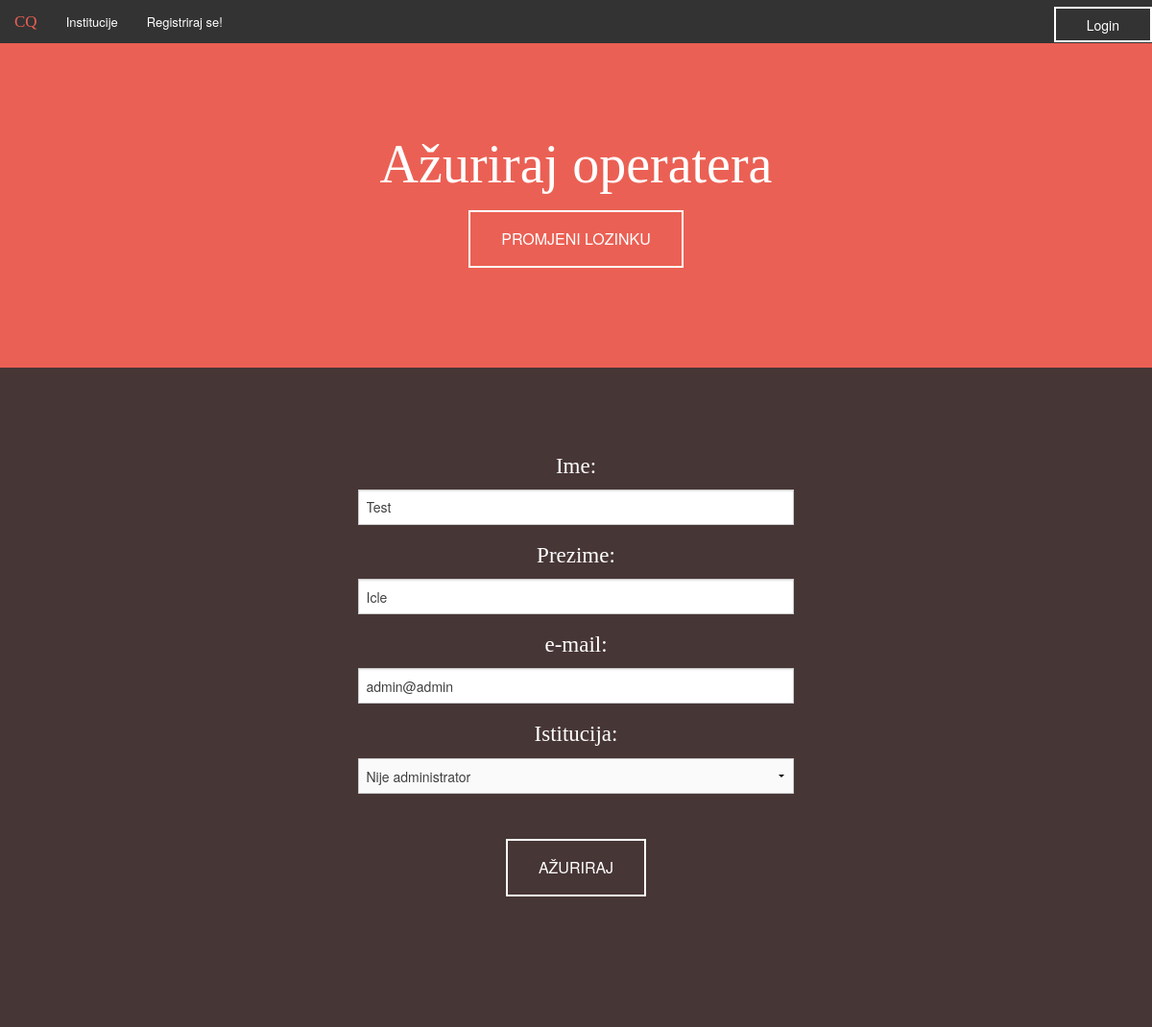
Page /updateOPERATER.php?id_ope=1 on the committed database.
### tables this page shows
create table OPERATER(
id_ope int not null primary key auto_increment,
ime_ope varchar(50) not null,
prezime_ope varchar(50) not null,
email_ope varchar(50) not null,
lozinka_ope char(32) not null,
superadmin_ope boolean not null,
id_ins int
);

### konfiguracija.php (called while the page is built, shortened)
<?php
$putanja = "/notfound/Hackathon/";

### updateOPERATER.php (the view, shortened to what this page needs)
<?php
include_once 'header.php';
$op = $con->prepare("select * from OPERATER inner join INSTITUCIJA on OPERATER.id_ins=INSTITUCIJA.id_ins where OPERATER.id_ope=:id_ope;");
$op->bindParam(":id_ope", $_GET['id_ope']);
$op->execute();
$res = $op->fetch(PDO::FETCH_OBJ);
?>
<div class="row gore2">
  <h3 style="color: white;">Ažuriraj operatera</h3>
  <a href="<?php echo $putanja;?>updatePASSWORD.php">
	<div class="button dva">
		PROMJENI LOZINKU
	</div>
</a>
	</div>
<div class="row druga">
	<div class="small-10 small-centered columns">
		<div class="small-12 small-centered medium-6 columns ">
<form action="promjeniOPERATER.php" method="POST">
<h4 style="color: white;"> Ime: </h4>
<input type="text" name="ime_ope" value="<?php echo $res->ime_ope;?>" />
<h4 style="color: white;"> Prezime: </h4>
<input type="text" name="prezime_ope" value="<?php echo $res->prezime_ope;?>" />
<h4 style="color: white;"> e-mail: </h4>
<input type="text" name="email_ope" value="<?php echo $res->email_ope;?>" />
<h4 style="color: white;"> Istitucija: </h4>
	<select name="id_ins">
		<option value="0"> Nije administrator </option>
	</select>
	<div class="row">
<input type="submit" class="button" value="AŽURIRAJ"/>
</div>
</form>
</div>
</div>
</div>

### css/stil.css (style rules this page uses)
body { background-image: url(''); width: 100%; max-width:100%; max-height: 100%; top: 0; left: 0; z-index: -50; background-size: 100%; background-repeat: no-repeat; background-attachment: fixed; padding: 0; margin: 0; }
.row { margin-left: auto; margin-right: auto; width: 100%; max-width: 100%; padding-bottom: 7%; padding-top: 7%; }
h1, h2, h3, h4, h5, h6 { font-family: 'alegreya'; }
.druga { background-color: #473636; text-align: center; }
.druga h1, h3, h4 { color: #eb6054; }
.druga2 h1, h3 { font-size: 350%; color: #eb6054; }
.gore2 { background-color: #eb6054; text-align: center; }
.button { background: none; border: 2px solid white; color: white; transition: border-color 0.5s ease, color 0.5s ease; -webkit-transition: border-color 0.5s ease, color 0.5s ease; }
.button.dva { background: none; border: 2px solid white; color: white; transition: border-color 0.5s ease, color 0.5s ease; -webkit-transition: border-color 0.5s ease, color 0.5s ease; }

### rows in the picture
operater: ime_ope "Test", prezime_ope "Icle", email_ope "admin@admin"
